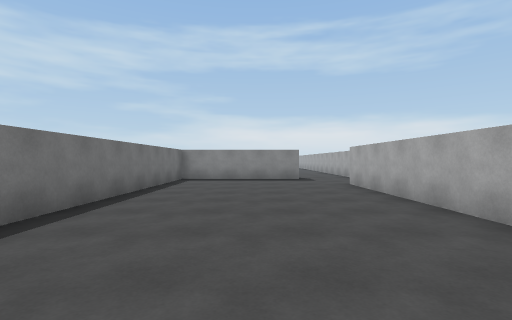
View 1 (above)

15 first-person views from a walk through a scene from a Unity 3-D project. The camera is 1.3 m above the floor, looks level and sees 85° across. The floor is counted in squares, 2 m on a side. Each view is taken from the middle of a square. On the plan, view 1 faces up. The plan holds only what a view shows up to about 9 squares ahead; the rest is blank. The place goes on beyond the plan. The player character is not drawn.

View 2
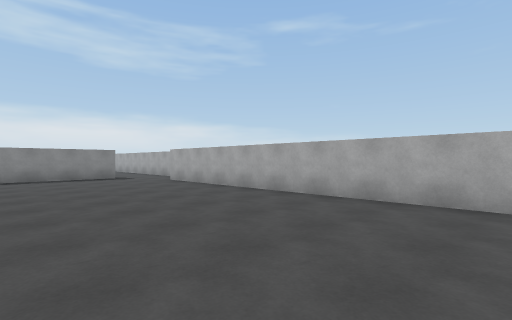

View 3
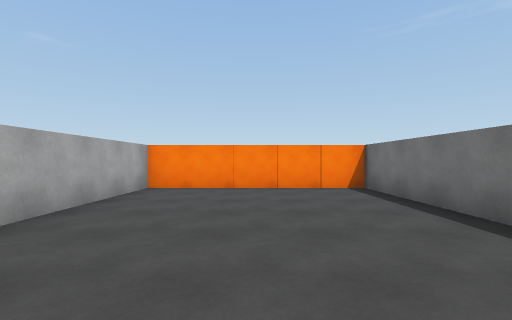

View 4
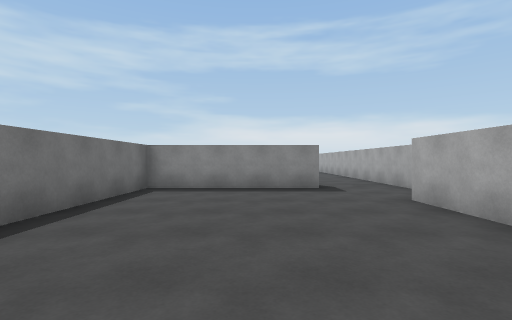

View 5
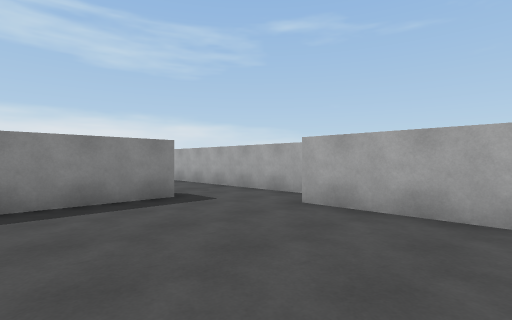

View 6
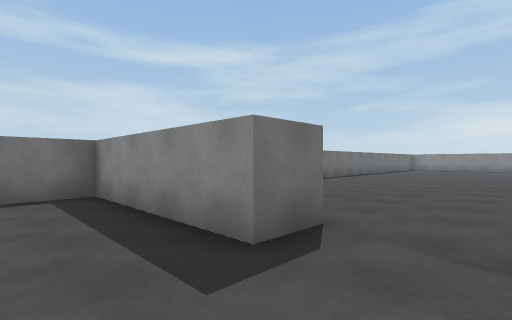

View 7
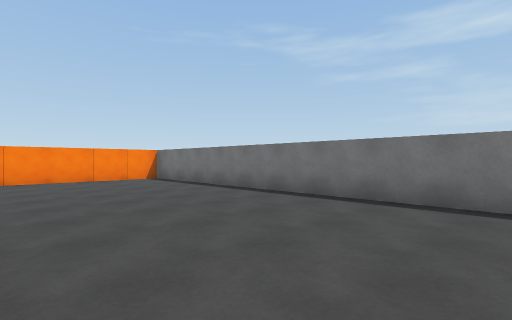

View 8
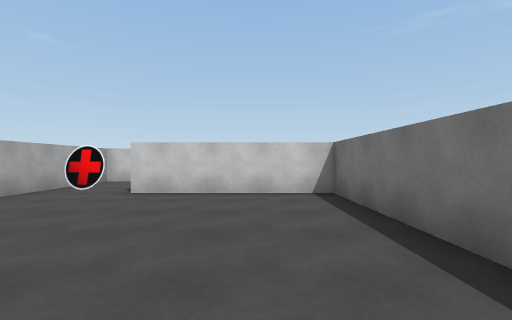

View 9
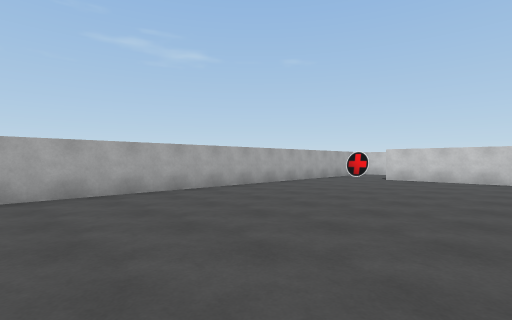

View 10
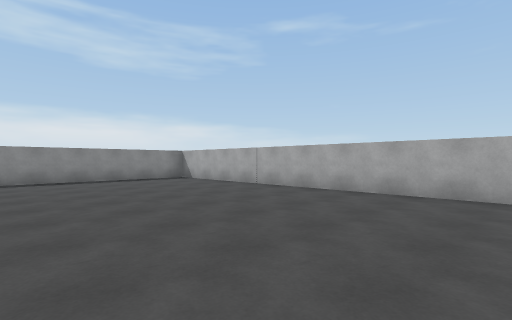

View 11
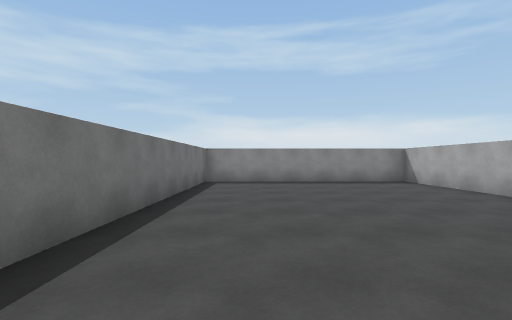

View 12
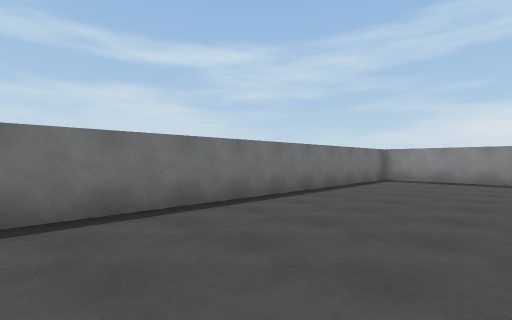

View 13
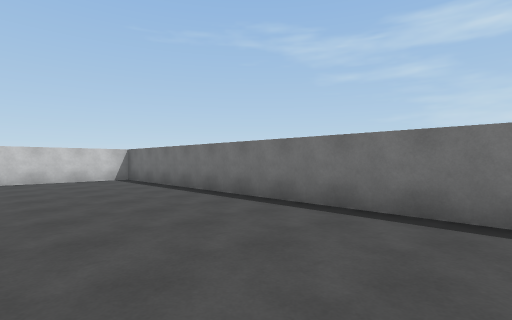

View 14
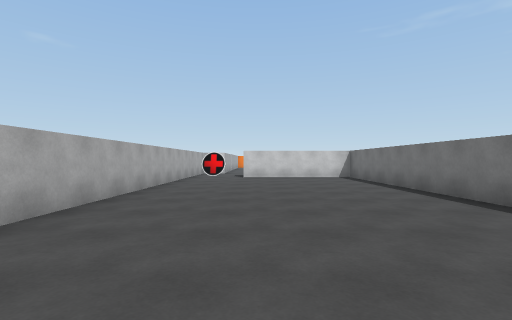

View 15
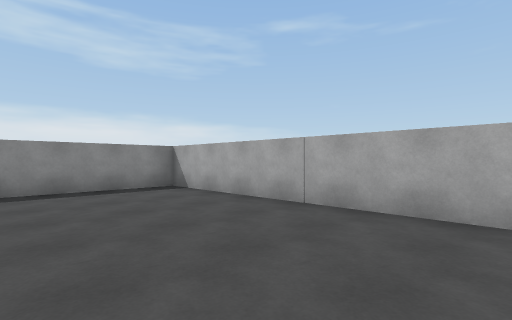

### Floor plan
Ten units are one square. View 1 is at (0, 0); x grows to the right and y downward. Boxes are objects, and circles mark ways between rooms. Rooms are numbered by the first view taken in them; rooms with no view inside come last. Other rooms are left out.
<svg viewBox="-30 -280 70 320">
<path fill="none" stroke="#000" d="M25 25 25 -75 35 -75 35 -105M15 -105 15 -95 -25 -95 -25 25M22 -101 32 -99M35 -105 35 -275 -25 -275 -25 -105 15 -105"/>
<rect x="-25" y="25" width="10" height="10" fill="#bbb"><title>other object</title></rect>
<rect x="-15" y="25" width="10" height="10" fill="#bbb"><title>other object</title></rect>
<rect x="-5" y="25" width="10" height="10" fill="#bbb"><title>other object</title></rect>
<rect x="5" y="25" width="10" height="10" fill="#bbb"><title>other object</title></rect>
<rect x="15" y="25" width="10" height="10" fill="#bbb"><title>other object</title></rect>
<circle cx="20" cy="-100" r="3" fill="#2a7"/>
<text x="0" y="-30">1</text>
<text x="0" y="-190">2</text>
</svg>
Room 1 opens to room 2.

Where each view was taken, in squares from view 1:
view 1: 0 up, 0 right, facing up
view 2: 1 down, 2 left, facing up-right
view 3: 4 up, 0 right, facing down
view 4: 3 up, 0 right, facing up
view 5: 5 up, 1 left, facing up-right
view 6: 8 up, 3 right, facing up-left
view 7: 7 up, 2 right, facing down-left
view 8: 16 up, 1 left, facing down
view 9: 20 up, 2 left, facing down-right
view 10: 18 up, 2 left, facing up-right
view 11: 19 up, 1 left, facing up
view 12: 18 up, 1 right, facing up-left
view 13: 20 up, 1 right, facing down-left
view 14: 21 up, 1 right, facing down
view 15: 21 up, 0 right, facing up-right
